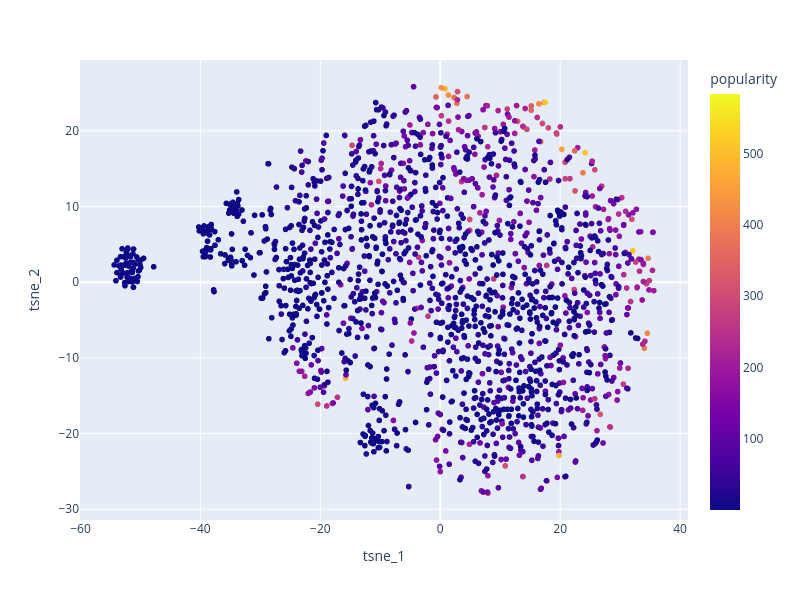

The code cell stored with this chart in its notebook:
### Code cell
import plotly.express as px

tsne_df = pd.DataFrame(item_tsne, columns=["tsne_1", "tsne_2"])
tsne_df["item_id"] = np.arange(item_tsne.shape[0])
tsne_df = tsne_df.merge(items.reset_index())

px.scatter(tsne_df, x="tsne_1", y="tsne_2",
           color="popularity",
           hover_data=["item_id", "title", "popularity"],
           height = 600,
           width = 800)

### Figure 1 — Plotly figure (JSON) as saved in the notebook; plotly's stock layout.template omitted (floating-point values rounded to 4 significant figures; data arrays with more than 128 entries replaced by an {"elided": "..."} marker saying what was removed)
{"data": [{"customdata": {"elided": "1682x3 mixed values"}, "hovertemplate": "tsne_1=%{x}<br>tsne_2=%{y}<br>item_id=%{customdata[0]}<br>title=%{customdata[1]}<br>popularity=%{marker.color}<extra></extra>", "legendgroup": "", "marker": {"color": {"elided": "1682 int values"}, "coloraxis": "coloraxis", "symbol": "circle"}, "mode": "markers", "name": "", "showlegend": false, "type": "scattergl", "x": {"elided": "1682 float values"}, "xaxis": "x", "y": {"elided": "1682 float values"}, "yaxis": "y"}], "layout": {"coloraxis": {"colorbar": {"title": {"text": "popularity"}}, "colorscale": [[0, "#0d0887"], [0.1111, "#46039f"], [0.2222, "#7201a8"], [0.3333, "#9c179e"], [0.4444, "#bd3786"], [0.5556, "#d8576b"], [0.6667, "#ed7953"], [0.7778, "#fb9f3a"], [0.8889, "#fdca26"], [1, "#f0f921"]]}, "height": 600, "legend": {"tracegroupgap": 0}, "margin": {"t": 60}, "width": 800, "xaxis": {"anchor": "y", "domain": [0, 1], "title": {"text": "tsne_1"}}, "yaxis": {"anchor": "x", "domain": [0, 1], "title": {"text": "tsne_2"}}}}
